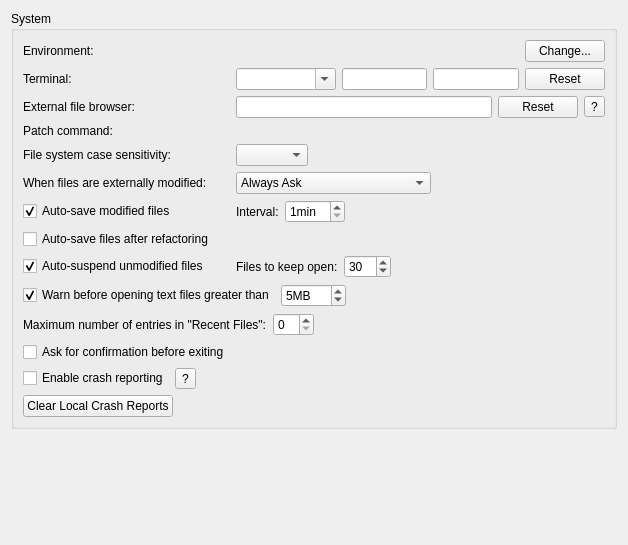
<?xml version="1.0" encoding="UTF-8"?>
<ui version="4.0">
 <class>Core::Internal::SystemSettings</class>
 <widget class="QWidget" name="Core::Internal::SystemSettings">
  <property name="geometry">
   <rect>
    <x>0</x>
    <y>0</y>
    <width>628</width>
    <height>545</height>
   </rect>
  </property>
  <layout class="QVBoxLayout" name="verticalLayout">
   <item>
    <widget class="QGroupBox" name="systemBox">
     <property name="title">
      <string>System</string>
     </property>
     <layout class="QGridLayout" name="gridLayout">
      <item row="1" column="0">
       <widget class="QLabel" name="terminalLabel">
        <property name="text">
         <string>Terminal:</string>
        </property>
       </widget>
      </item>
      <item row="4" column="1" colspan="2">
       <widget class="QWidget" name="fileSystemCaseSensitivityWidget" native="true">
        <layout class="QHBoxLayout" name="horizontalLayout">
         <property name="leftMargin">
          <number>0</number>
         </property>
         <property name="topMargin">
          <number>0</number>
         </property>
         <property name="rightMargin">
          <number>0</number>
         </property>
         <property name="bottomMargin">
          <number>0</number>
         </property>
         <item>
          <widget class="QComboBox" name="fileSystemCaseSensitivityChooser"/>
         </item>
         <item>
          <spacer name="fileSystemCaseSensitivitySpacer">
           <property name="orientation">
            <enum>Qt::Horizontal</enum>
           </property>
           <property name="sizeHint" stdset="0">
            <size>
             <width>202</width>
             <height>20</height>
            </size>
           </property>
          </spacer>
         </item>
        </layout>
       </widget>
      </item>
      <item row="4" column="0">
       <widget class="QLabel" name="fileSystemCaseSensitivityLabel">
        <property name="toolTip">
         <string>Influences how file names are matched to decide if they are the same.</string>
        </property>
        <property name="text">
         <string>File system case sensitivity:</string>
        </property>
       </widget>
      </item>
      <item row="8" column="1" colspan="2">
       <layout class="QHBoxLayout" name="horizontalLayout_3">
        <item>
         <widget class="QLabel" name="autoSuspendLabel">
          <property name="toolTip">
           <string>Minimum number of open documents that should be kept in memory. Increasing this number will lead to greater resource usage when not manually closing documents.</string>
          </property>
          <property name="text">
           <string>Files to keep open:</string>
          </property>
         </widget>
        </item>
        <item>
         <widget class="QSpinBox" name="autoSuspendMinDocumentCount">
          <property name="minimum">
           <number>1</number>
          </property>
          <property name="maximum">
           <number>500</number>
          </property>
          <property name="value">
           <number>30</number>
          </property>
         </widget>
        </item>
        <item>
         <spacer name="horizontalSpacer_2">
          <property name="orientation">
           <enum>Qt::Horizontal</enum>
          </property>
          <property name="sizeHint" stdset="0">
           <size>
            <width>40</width>
            <height>20</height>
           </size>
          </property>
         </spacer>
        </item>
       </layout>
      </item>
      <item row="2" column="1" colspan="2">
       <widget class="QWidget" name="externalFileBrowserWidget" native="true">
        <layout class="QHBoxLayout" name="horizontalLayout_9">
         <property name="leftMargin">
          <number>0</number>
         </property>
         <property name="topMargin">
          <number>0</number>
         </property>
         <property name="rightMargin">
          <number>0</number>
         </property>
         <property name="bottomMargin">
          <number>0</number>
         </property>
         <item>
          <widget class="QLineEdit" name="externalFileBrowserEdit"/>
         </item>
         <item>
          <widget class="QPushButton" name="resetFileBrowserButton">
           <property name="toolTip">
            <string comment="File Browser">Reset to default.</string>
           </property>
           <property name="text">
            <string>Reset</string>
           </property>
          </widget>
         </item>
         <item>
          <widget class="QToolButton" name="helpExternalFileBrowserButton">
           <property name="text">
            <string>?</string>
           </property>
          </widget>
         </item>
        </layout>
       </widget>
      </item>
      <item row="10" column="0" colspan="2">
       <widget class="QLabel" name="maxRecentFilesLabel">
        <property name="text">
         <string>Maximum number of entries in &quot;Recent Files&quot;:</string>
        </property>
       </widget>
      </item>
      <item row="8" column="0">
       <widget class="QCheckBox" name="autoSuspendCheckBox">
        <property name="toolTip">
         <string>Automatically free resources of old documents that are not visible and not modified. They stay visible in the list of open documents.</string>
        </property>
        <property name="text">
         <string>Auto-suspend unmodified files</string>
        </property>
        <property name="checked">
         <bool>true</bool>
        </property>
       </widget>
      </item>
      <item row="10" column="2">
       <layout class="QHBoxLayout" name="horizontalLayout_6">
        <item>
         <widget class="QSpinBox" name="maxRecentFilesSpinBox"/>
        </item>
        <item>
         <spacer name="horizontalSpacer_8">
          <property name="orientation">
           <enum>Qt::Horizontal</enum>
          </property>
          <property name="sizeHint" stdset="0">
           <size>
            <width>40</width>
            <height>20</height>
           </size>
          </property>
         </spacer>
        </item>
       </layout>
      </item>
      <item row="0" column="0">
       <widget class="QLabel" name="environmentLabel">
        <property name="text">
         <string>Environment:</string>
        </property>
       </widget>
      </item>
      <item row="5" column="0">
       <widget class="QLabel" name="modifiedLabel">
        <property name="text">
         <string>When files are externally modified:</string>
        </property>
       </widget>
      </item>
      <item row="12" column="0" colspan="3">
       <layout class="QHBoxLayout" name="horizontalLayout_10">
        <item>
         <widget class="QCheckBox" name="enableCrashReportingCheckBox">
          <property name="toolTip">
           <string>Allow crashes to be automatically reported. Collected reports are used for the sole purpose of fixing bugs.</string>
          </property>
          <property name="text">
           <string>Enable crash reporting</string>
          </property>
         </widget>
        </item>
        <item>
         <widget class="QToolButton" name="helpCrashReportingButton">
          <property name="text">
           <string>?</string>
          </property>
         </widget>
        </item>
        <item>
         <spacer name="horizontalSpacer">
          <property name="orientation">
           <enum>Qt::Horizontal</enum>
          </property>
          <property name="sizeHint" stdset="0">
           <size>
            <width>40</width>
            <height>20</height>
           </size>
          </property>
         </spacer>
        </item>
       </layout>
      </item>
      <item row="9" column="0" colspan="3">
       <layout class="QHBoxLayout" name="horizontalLayout_4">
        <item>
         <widget class="QCheckBox" name="warnBeforeOpeningBigFiles">
          <property name="text">
           <string>Warn before opening text files greater than</string>
          </property>
          <property name="checked">
           <bool>true</bool>
          </property>
         </widget>
        </item>
        <item>
         <widget class="QSpinBox" name="bigFilesLimitSpinBox">
          <property name="suffix">
           <string>MB</string>
          </property>
          <property name="minimum">
           <number>1</number>
          </property>
          <property name="maximum">
           <number>500</number>
          </property>
          <property name="value">
           <number>5</number>
          </property>
         </widget>
        </item>
        <item>
         <spacer name="horizontalSpacer_4">
          <property name="orientation">
           <enum>Qt::Horizontal</enum>
          </property>
          <property name="sizeHint" stdset="0">
           <size>
            <width>40</width>
            <height>20</height>
           </size>
          </property>
         </spacer>
        </item>
       </layout>
      </item>
      <item row="1" column="1" colspan="2">
       <widget class="QWidget" name="terminalWidget" native="true">
        <layout class="QHBoxLayout" name="horizontalLayout_8">
         <property name="leftMargin">
          <number>0</number>
         </property>
         <property name="topMargin">
          <number>0</number>
         </property>
         <property name="rightMargin">
          <number>0</number>
         </property>
         <property name="bottomMargin">
          <number>0</number>
         </property>
         <item>
          <widget class="QComboBox" name="terminalComboBox">
           <property name="sizePolicy">
            <sizepolicy hsizetype="Ignored" vsizetype="Fixed">
             <horstretch>3</horstretch>
             <verstretch>0</verstretch>
            </sizepolicy>
           </property>
           <property name="minimumSize">
            <size>
             <width>100</width>
             <height>0</height>
            </size>
           </property>
           <property name="editable">
            <bool>true</bool>
           </property>
          </widget>
         </item>
         <item>
          <widget class="QLineEdit" name="terminalOpenArgs"/>
         </item>
         <item>
          <widget class="QLineEdit" name="terminalExecuteArgs">
           <property name="toolTip">
            <string>Command line arguments used for &quot;Run in terminal&quot;.</string>
           </property>
          </widget>
         </item>
         <item>
          <widget class="QPushButton" name="resetTerminalButton">
           <property name="toolTip">
            <string comment="Terminal">Reset to default.</string>
           </property>
           <property name="text">
            <string>Reset</string>
           </property>
          </widget>
         </item>
        </layout>
       </widget>
      </item>
      <item row="3" column="0">
       <widget class="QLabel" name="patchCommandLabel">
        <property name="text">
         <string>Patch command:</string>
        </property>
       </widget>
      </item>
      <item row="3" column="1" colspan="2">
       <widget class="Utils::PathChooser" name="patchChooser" native="true"/>
      </item>
      <item row="0" column="1" colspan="2">
       <widget class="QWidget" name="environmentWidget" native="true">
        <layout class="QHBoxLayout" name="environmentLayout">
         <property name="leftMargin">
          <number>0</number>
         </property>
         <property name="topMargin">
          <number>0</number>
         </property>
         <property name="rightMargin">
          <number>0</number>
         </property>
         <property name="bottomMargin">
          <number>0</number>
         </property>
         <item>
          <widget class="Utils::ElidingLabel" name="environmentChangesLabel">
           <property name="sizePolicy">
            <sizepolicy hsizetype="Expanding" vsizetype="Preferred">
             <horstretch>5</horstretch>
             <verstretch>0</verstretch>
            </sizepolicy>
           </property>
           <property name="text">
            <string/>
           </property>
          </widget>
         </item>
         <item>
          <widget class="QPushButton" name="environmentButton">
           <property name="sizePolicy">
            <sizepolicy hsizetype="Fixed" vsizetype="Fixed">
             <horstretch>0</horstretch>
             <verstretch>0</verstretch>
            </sizepolicy>
           </property>
           <property name="text">
            <string>Change...</string>
           </property>
          </widget>
         </item>
        </layout>
       </widget>
      </item>
      <item row="11" column="0">
       <layout class="QHBoxLayout" name="horizontalLayout_7">
        <item>
         <widget class="QCheckBox" name="askBeforeExitCheckBox">
          <property name="text">
           <string>Ask for confirmation before exiting</string>
          </property>
         </widget>
        </item>
       </layout>
      </item>
      <item row="5" column="1" colspan="2">
       <layout class="QHBoxLayout" name="horizontalLayout_2">
        <item>
         <widget class="QComboBox" name="reloadBehavior">
          <property name="currentIndex">
           <number>0</number>
          </property>
          <item>
           <property name="text">
            <string>Always Ask</string>
           </property>
          </item>
          <item>
           <property name="text">
            <string>Reload All Unchanged Editors</string>
           </property>
          </item>
          <item>
           <property name="text">
            <string>Ignore Modifications</string>
           </property>
          </item>
         </widget>
        </item>
        <item>
         <spacer name="horizontalSpacer_3">
          <property name="orientation">
           <enum>Qt::Horizontal</enum>
          </property>
          <property name="sizeHint" stdset="0">
           <size>
            <width>40</width>
            <height>20</height>
           </size>
          </property>
         </spacer>
        </item>
       </layout>
      </item>
      <item row="2" column="0">
       <widget class="QLabel" name="externalFileBrowserLabel">
        <property name="text">
         <string>External file browser:</string>
        </property>
       </widget>
      </item>
      <item row="6" column="0">
       <widget class="QCheckBox" name="autoSaveCheckBox">
        <property name="text">
         <string>Auto-save modified files</string>
        </property>
        <property name="checked">
         <bool>true</bool>
        </property>
       </widget>
      </item>
      <item row="13" column="0">
       <layout class="QHBoxLayout" name="horizontalLayout_11">
        <item>
         <widget class="QPushButton" name="clearCrashReportsButton">
          <property name="text">
           <string>Clear Local Crash Reports</string>
          </property>
         </widget>
        </item>
        <item>
         <widget class="QLabel" name="crashReportsSizeText">
          <property name="text">
           <string/>
          </property>
         </widget>
        </item>
       </layout>
      </item>
      <item row="6" column="1" colspan="2">
       <layout class="QHBoxLayout" name="horizontalLayout_5">
        <item>
         <widget class="QLabel" name="autoSaveIntervalLabel">
          <property name="text">
           <string>Interval:</string>
          </property>
         </widget>
        </item>
        <item>
         <widget class="QSpinBox" name="autoSaveInterval">
          <property name="suffix">
           <string extracomment="unit for minutes">min</string>
          </property>
          <property name="minimum">
           <number>1</number>
          </property>
         </widget>
        </item>
        <item>
         <spacer name="horizontalSpacer_5">
          <property name="orientation">
           <enum>Qt::Horizontal</enum>
          </property>
          <property name="sizeHint" stdset="0">
           <size>
            <width>40</width>
            <height>20</height>
           </size>
          </property>
         </spacer>
        </item>
       </layout>
      </item>
      <item row="7" column="0">
       <widget class="QCheckBox" name="autoSaveRefactoringCheckBox">
        <property name="text">
         <string>Auto-save files after refactoring</string>
        </property>
       </widget>
      </item>
     </layout>
    </widget>
   </item>
   <item>
    <spacer name="verticalSpacer">
     <property name="orientation">
      <enum>Qt::Vertical</enum>
     </property>
     <property name="sizeHint" stdset="0">
      <size>
       <width>20</width>
       <height>30</height>
      </size>
     </property>
    </spacer>
   </item>
  </layout>
 </widget>
 <customwidgets>
  <customwidget>
   <class>Utils::PathChooser</class>
   <extends>QWidget</extends>
   <header location="global">utils/pathchooser.hpp</header>
   <container>1</container>
   <slots>
    <signal>editingFinished()</signal>
    <signal>browsingFinished()</signal>
   </slots>
  </customwidget>
  <customwidget>
   <class>Utils::ElidingLabel</class>
   <extends>QLabel</extends>
   <header location="global">utils/elidinglabel.hpp</header>
  </customwidget>
 </customwidgets>
 <tabstops>
  <tabstop>resetTerminalButton</tabstop>
  <tabstop>externalFileBrowserEdit</tabstop>
  <tabstop>resetFileBrowserButton</tabstop>
  <tabstop>helpExternalFileBrowserButton</tabstop>
  <tabstop>reloadBehavior</tabstop>
  <tabstop>autoSaveCheckBox</tabstop>
  <tabstop>autoSaveInterval</tabstop>
  <tabstop>autoSuspendCheckBox</tabstop>
  <tabstop>autoSuspendMinDocumentCount</tabstop>
  <tabstop>warnBeforeOpeningBigFiles</tabstop>
  <tabstop>bigFilesLimitSpinBox</tabstop>
 </tabstops>
 <resources/>
 <connections/>
</ui>
